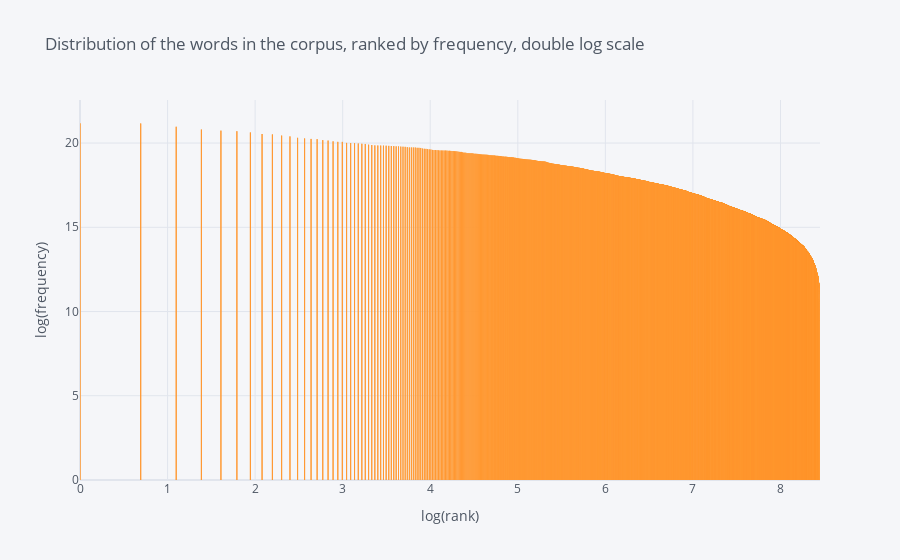

Notebook code cell kept with this figure:
### Code cell
l.iplot(kind = 'bar',title = 'Distribution of the words in the corpus, ranked by frequency, double log scale',xTitle='log(rank)', yTitle='log(frequency)')

### Figure 1 — Plotly figure (JSON) as saved in the notebook; plotly's stock layout.template omitted (floating-point values rounded to 4 significant figures; data arrays with more than 128 entries replaced by an {"elided": "..."} marker saying what was removed)
{"data": [{"marker": {"color": "rgba(255, 153, 51, 0.6)", "line": {"color": "rgba(255, 153, 51, 1.0)", "width": 1}}, "name": "web_corpus_freq", "orientation": "v", "text": "", "type": "bar", "x": {"elided": "4682 float values"}, "y": {"elided": "4682 float values"}}], "layout": {"legend": {"bgcolor": "#F5F6F9", "font": {"color": "#4D5663"}}, "paper_bgcolor": "#F5F6F9", "plot_bgcolor": "#F5F6F9", "title": {"font": {"color": "#4D5663"}, "text": "Distribution of the words in the corpus, ranked by frequency, double log scale"}, "xaxis": {"gridcolor": "#E1E5ED", "showgrid": true, "tickfont": {"color": "#4D5663"}, "title": {"font": {"color": "#4D5663"}, "text": "log(rank)"}, "zerolinecolor": "#E1E5ED"}, "yaxis": {"gridcolor": "#E1E5ED", "showgrid": true, "tickfont": {"color": "#4D5663"}, "title": {"font": {"color": "#4D5663"}, "text": "log(frequency)"}, "zerolinecolor": "#E1E5ED"}}}
